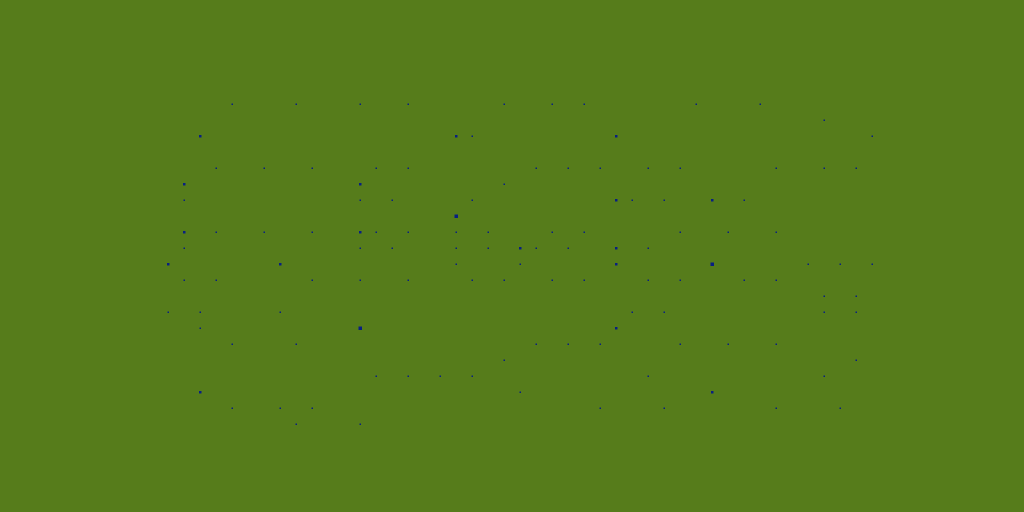
#> input picture map/cities.bmp, 2048 x 1024 px, found by its file name (shown at 1/2 size); the run also reads 1 picture not shown here
$ python fix_all_boot_errors.py
#> lines starting #> are read from the running program, lines starting #| are printed output that depends on the picture
# -*- coding: utf-8 -*-
"""Fix remaining boot errors: continents, seas grid, rivers, flags, weatherpositions, descriptor."""
from __future__ import annotations

import struct
from collections import defaultdict
from pathlib import Path

from PIL import Image, ImageDraw

ROOT = Path(__file__).resolve().parents[1]
VANILLA = Path(r"E:\SteamLibrary\steamapps\common\Hearts of Iron IV")
VANILLA_MAP = VANILLA / "map"
DOCS_MOD = Path.home() / "Documents" / "Paradox Interactive" / "Hearts of Iron IV" / "mod"

WIDTH, HEIGHT = 2048, 1024
LAND_X0, LAND_Y0 = 288, 160
LAND_X1, LAND_Y1 = 1760, 864
CELL = 32

OUR = [
    ("VCI", (180, 140, 60)),
    ("SOY", (120, 200, 140)),
    ("BTR", (40, 40, 40)),
    ("KRZ", (180, 30, 30)),
    ("KZS", (90, 70, 40)),
    ("MUS", (200, 120, 160)),
    ("TRF", (80, 160, 60)),
    ("ZLD", (40, 140, 80)),
    ("ISL", (20, 120, 80)),
    ("CLB", (70, 90, 120)),
    ("ADL", (160, 160, 180)),
    ("DMK", (120, 80, 40)),
    ("FDP", (100, 100, 140)),
    ("CRE", (90, 20, 20)),
    ("SVA", (100, 160, 200)),
    ("ART", (160, 100, 40)),
    ("KMS", (80, 140, 180)),
    ("ZNS", (140, 100, 60)),
    ("ZKR", (60, 100, 140)),
    ("ZML", (120, 160, 80)),
    ("NBL", (180, 80, 40)),
    ("ISG", (160, 40, 60)),
    ("HRL", (200, 160, 40)),
    ("SHF", (80, 100, 80)),
]
OUR_TAGS = {t for t, _ in OUR}

BOARD = {
    (1, 5): "SVA", (2, 5): "SVA", (3, 5): "CLB", (4, 5): "CLB", (5, 5): "ART", (6, 5): "ART",
    (0, 4): "KMS", (1, 4): "KMS", (2, 4): "ZLD", (3, 4): "VCI", (4, 4): "VCI", (5, 4): "NBL", (6, 4): "ZNS", (7, 4): "ZNS",
    (0, 3): "MUS", (1, 3): "MUS", (2, 3): "SOY", (3, 3): "VCI", (4, 3): "FDP", (5, 3): "DMK", (6, 3): "DMK", (7, 3): "KRZ",
    (0, 2): "ISL", (1, 2): "TRF", (2, 2): "TRF", (3, 2): "ZML", (4, 2): "ISG", (5, 2): "HRL", (6, 2): "KRZ", (7, 2): "KRZ",
    (0, 1): "ADL", (1, 1): "ADL", (2, 1): "SHF", (3, 1): "SHF", (4, 1): "SHF", (5, 1): "CRE", (6, 1): "CRE", (7, 1): "BTR",
    (0, 0): "ZKR", (1, 0): "ZKR", (2, 0): "SHF", (3, 0): "SHF", (4, 0): "KZS", (5, 0): "KZS", (6, 0): "BTR", (7, 0): "BTR",
}
SIZE_STATES = {"large": 10, "medium": 5, "small": 3}
SIZE_OF = {
    "VCI": "large", "SOY": "medium", "BTR": "medium", "KRZ": "large", "KZS": "small", "MUS": "medium",
    "TRF": "medium", "ZLD": "medium", "ISL": "medium", "CLB": "medium", "ADL": "small", "DMK": "medium",
    "FDP": "medium", "CRE": "medium", "SVA": "medium", "ART": "medium", "KMS": "medium", "ZNS": "medium",
    "ZKR": "medium", "ZML": "small", "NBL": "medium", "ISG": "small", "HRL": "medium", "SHF": "large",
}
CAPITAL = {t: i for i, (t, _) in enumerate(OUR, 1)}
NAME = {
    "VCI": "Velikaya Kazualnaya Imperiya", "SOY": "Soevaya Respublika", "BTR": "Chyornaya Tartariya",
    "KRZ": "Krasnaya Zemlya", "KZS": "Kazachi Shtaty", "MUS": "Korolevstvo Musi", "TRF": "Travinnaya Federatsiya",
    "ZLD": "Demokraticheskiy Zelenodolsk", "ISL": "Islamskaya Respublika", "CLB": "Chelyaba", "ADL": "Aydaliya",
    "DMK": "Dmitro-Knyazhestvo", "FDP": "Federatsiya Deputatov", "CRE": "Chyornaya Respublika",
    "SVA": "Severnaya Assambleya", "ART": "Ayratskaya Respublika", "KMS": "Kamilskoe Sodruzhestvo",
    "ZNS": "Zaynutdinovskiy Soyuz", "ZKR": "Respublika Zakariya", "ZML": "Zemlya Zamaliya",
    "NBL": "Novaya Bulatiya", "ISG": "Respublika Ismagil", "HRL": "Kharitonovskaya Liga",
    "SHF": "Sharafutdinovskaya Federatsiya",
}

WEATHER = """\tweather={
\t\tperiod={ between={ 0.0 30.0 } temperature={ -2.0 18.0 } no_phenomenon=0.550 rain_light=0.250 rain_heavy=0.100 snow=0.050 blizzard=0.000 arctic_water=0.000 mud=0.200 sandstorm=0.000 min_snow_level=0.000 }
\t\tperiod={ between={ 0.1 27.1 } temperature={ -4.0 16.0 } no_phenomenon=0.500 rain_light=0.250 rain_heavy=0.100 snow=0.100 blizzard=0.000 arctic_water=0.000 mud=0.250 sandstorm=0.000 min_snow_level=0.000 }
\t\tperiod={ between={ 0.2 30.2 } temperature={ 2.0 20.0 } no_phenomenon=0.550 rain_light=0.250 rain_heavy=0.100 snow=0.020 blizzard=0.000 arctic_water=0.000 mud=0.200 sandstorm=0.000 min_snow_level=0.000 }
\t\tperiod={ between={ 0.3 29.3 } temperature={ 6.0 24.0 } no_phenomenon=0.600 rain_light=0.220 rain_heavy=0.080 snow=0.000 blizzard=0.000 arctic_water=0.000 mud=0.150 sandstorm=0.000 min_snow_level=0.000 }
\t\tperiod={ between={ 0.4 30.4 } temperature={ 10.0 28.0 } no_phenomenon=0.650 rain_light=0.200 rain_heavy=0.080 snow=0.000 blizzard=0.000 arctic_water=0.000 mud=0.100 sandstorm=0.000 min_snow_level=0.000 }
\t\tperiod={ between={ 0.5 29.5 } temperature={ 14.0 30.0 } no_phenomenon=0.700 rain_light=0.180 rain_heavy=0.060 snow=0.000 blizzard=0.000 arctic_water=0.000 mud=0.080 sandstorm=0.000 min_snow_level=0.000 }
\t\tperiod={ between={ 0.6 30.6 } temperature={ 16.0 32.0 } no_phenomenon=0.700 rain_light=0.160 rain_heavy=0.060 snow=0.000 blizzard=0.000 arctic_water=0.000 mud=0.050 sandstorm=0.000 min_snow_level=0.000 }
\t\tperiod={ between={ 0.7 30.7 } temperature={ 14.0 30.0 } no_phenomenon=0.650 rain_light=0.180 rain_heavy=0.070 snow=0.000 blizzard=0.000 arctic_water=0.000 mud=0.080 sandstorm=0.000 min_snow_level=0.000 }
\t\tperiod={ between={ 0.8 29.8 } temperature={ 10.0 26.0 } no_phenomenon=0.600 rain_light=0.200 rain_heavy=0.080 snow=0.000 blizzard=0.000 arctic_water=0.000 mud=0.120 sandstorm=0.000 min_snow_level=0.000 }
\t\tperiod={ between={ 0.9 30.9 } temperature={ 6.0 22.0 } no_phenomenon=0.550 rain_light=0.220 rain_heavy=0.090 snow=0.010 blizzard=0.000 arctic_water=0.000 mud=0.150 sandstorm=0.000 min_snow_level=0.000 }
\t\tperiod={ between={ 0.10 29.10 } temperature={ 2.0 18.0 } no_phenomenon=0.520 rain_light=0.230 rain_heavy=0.100 snow=0.040 blizzard=0.000 arctic_water=0.000 mud=0.180 sandstorm=0.000 min_snow_level=0.000 }
\t\tperiod={ between={ 0.11 30.11 } temperature={ -1.0 16.0 } no_phenomenon=0.500 rain_light=0.240 rain_heavy=0.100 snow=0.080 blizzard=0.000 arctic_water=0.000 mud=0.200 sandstorm=0.000 min_snow_level=0.000 }
\t}
"""


def unique_color(pid: int) -> tuple[int, int, int]:
    v = pid + 1
    return v & 0xFF, (v >> 8) & 0xFF, (v >> 16) & 0xFF


def save_bmp_rgb(path: Path, img: Image.Image) -> None:
    img = img.convert("RGB").transpose(Image.FLIP_TOP_BOTTOM)
    w, h = img.size
    row_stride = (w * 3 + 3) & ~3
    raw = img.tobytes()
    out = bytearray()
    pad = b"\x00" * (row_stride - w * 3)
    for y in range(h):
        row = raw[y * w * 3 : (y + 1) * w * 3]
        bgr = bytearray(w * 3)
        for i in range(0, w * 3, 3):
            bgr[i], bgr[i + 1], bgr[i + 2] = row[i + 2], row[i + 1], row[i]
        out.extend(bgr)
        out.extend(pad)
    header = struct.pack("<2sIHHIIiiHHIIiiii", b"BM", 54 + len(out), 0, 0, 54, 40, w, h, 1, 24, 0, len(out), 2835, 2835, 0, 0)
    path.write_bytes(header + out)


def save_bmp_indexed_from_palette_bytes(path: Path, indices: Image.Image, pal_bgrx: bytes) -> None:
    w, h = indices.size
    data = list(indices.convert("L").getdata())
    row_stride = (w + 3) & ~3
    body = bytearray()
    pad = b"\x00" * (row_stride - w)
    for y in range(h - 1, -1, -1):
        body.extend(bytes(data[y * w : (y + 1) * w]))
        body.extend(pad)
    header = struct.pack(
        "<2sIHHIIiiHHIIiiii",
        b"BM",
        54 + 1024 + len(body),
        0,
        0,
        54 + 1024,
        40,
        w,
        h,
        1,
        8,
        0,
        len(body),
        2835,
        2835,
        256,
        256,
    )
    path.write_bytes(header + pal_bgrx + body)


# [17 lines left out: functions write_tga32, make_flag, not called in this run]


def nearest_tag(col: int, row: int) -> str:
    best, bd = "VCI", 999
    for (bc, br), tag in BOARD.items():
        d = abs(bc - col) + abs(br - row)
        if d < bd:
            best, bd = tag, d
    return best


def rebuild_map() -> None:
    map_dir = ROOT / "map"
    states_dir = ROOT / "history" / "states"
    sr_dir = map_dir / "strategicregions"
    for d in (map_dir, states_dir, sr_dir):
        d.mkdir(parents=True, exist_ok=True)
    for p in list(states_dir.glob("*.txt")) + list(sr_dir.glob("*.txt")):
        p.unlink()

    # Continents MUST include vanilla names (portraits/definition)
    (map_dir / "continent.txt").write_text(
        "continents = {\n\teurope\n\tnorth_america\n\tsouth_america\n\taustralia\n\tafrica\n\tasia\n\tmiddle_east\n\tkazualia\n}\n",
        encoding="utf-8",
    )

    grid_cols = (LAND_X1 - LAND_X0) // CELL
    grid_rows = (LAND_Y1 - LAND_Y0) // CELL
    land_x1 = LAND_X0 + grid_cols * CELL
    land_y1 = LAND_Y0 + grid_rows * CELL

    # Full-map cell grid for BOTH land and sea (small provinces → no TOO LARGE BOX)
    full_cols = WIDTH // CELL
    full_rows = HEIGHT // CELL
    # trim map paint area to multiples
    map_w = full_cols * CELL
    map_h = full_rows * CELL

    tag_states = {}
    next_extra = 25
    for tag, _ in OUR:
        n = SIZE_STATES[SIZE_OF[tag]]
        ids = [CAPITAL[tag]]
        while len(ids) < n:
            ids.append(next_extra)
            next_extra += 1
        tag_states[tag] = ids

    # Assign every land cell to tag
    land_cells = defaultdict(list)
    for gy in range(grid_rows):
        for gx in range(grid_cols):
            bcol = min(7, int(gx / grid_cols * 8))
            brow = 5 - min(5, int(gy / grid_rows * 6))
            tag = BOARD.get((bcol, brow)) or nearest_tag(bcol, brow)
            # store in full-grid coords
            fx = (LAND_X0 // CELL) + gx
            fy = (LAND_Y0 // CELL) + gy
            land_cells[tag].append((fx, fy))

    provinces = {}
    cell_pid = {}
    state_provinces = defaultdict(list)
    state_owner = {}
    state_names = {}
    capital_province = {}
    next_pid = 1

    for tag, _col in OUR:
        cells = sorted(land_cells[tag], key=lambda c: (c[0], c[1]))
        states = tag_states[tag]
        n_states = len(states)
        xs = sorted({c[0] for c in cells})
        chunks = [[] for _ in range(n_states)]
        if len(xs) >= n_states:
            strip = max(1, (len(xs) + n_states - 1) // n_states)
            xmap = {x: min(n_states - 1, i // strip) for i, x in enumerate(xs)}
            for cell in cells:
                chunks[xmap[cell[0]]].append(cell)
        else:
            n = len(cells)
            for i in range(n_states):
                chunks[i] = cells[i * n // n_states : (i + 1) * n // n_states]
        for i in range(n_states):
            if not chunks[i]:
                donor = max(range(n_states), key=lambda j: len(chunks[j]))
                if chunks[donor]:
                    chunks[i].append(chunks[donor].pop())

        for si, sid in enumerate(states):
            state_owner[sid] = tag
            is_cap = sid == CAPITAL[tag]
            state_names[sid] = f"{NAME[tag]} Capital" if is_cap else f"{NAME[tag]} Region {si}"
            created = []
            for fx, fy in sorted(chunks[si], key=lambda c: (c[1], c[0])):
                pid = next_pid
                next_pid += 1
                color = unique_color(pid)
                cx = fx * CELL + CELL / 2
                cy = fy * CELL + CELL / 2
                # coastal if touches sea cell
                coastal = False
                for dx, dy in ((1, 0), (-1, 0), (0, 1), (0, -1)):
                    nx, ny = fx + dx, fy + dy
                    lx0, ly0 = LAND_X0 // CELL, LAND_Y0 // CELL
                    lx1, ly1 = lx0 + grid_cols, ly0 + grid_rows
                    if not (lx0 <= nx < lx1 and ly0 <= ny < ly1):
                        coastal = True
                        break
                provinces[pid] = {"color": color, "cx": cx, "cy": cy, "type": "land", "coastal": coastal, "fx": fx, "fy": fy}
                cell_pid[(fx, fy)] = pid
                state_provinces[sid].append(pid)
                created.append(pid)
            if is_cap and created:
                capital_province[tag] = created[len(created) // 2]

    # Sea: every non-land full-grid cell is its own province
    sea_ids = []
    lx0, ly0 = LAND_X0 // CELL, LAND_Y0 // CELL
    lx1, ly1 = lx0 + grid_cols, ly0 + grid_rows
    for fy in range(full_rows):
        for fx in range(full_cols):
            if lx0 <= fx < lx1 and ly0 <= fy < ly1:
                continue
            pid = next_pid
            next_pid += 1
            color = unique_color(pid)
            provinces[pid] = {
                "color": color,
                "cx": fx * CELL + CELL / 2,
                "cy": fy * CELL + CELL / 2,
                "type": "sea",
                "coastal": False,
                "fx": fx,
                "fy": fy,
            }
            cell_pid[(fx, fy)] = pid
            sea_ids.append(pid)

    # Paint
    img = Image.new("RGB", (WIDTH, HEIGHT), (0, 0, 0))
#> img: PIL image 2048x1024 RGB; every value is 0
    px = img.load()
    for (fx, fy), pid in cell_pid.items():
        color = provinces[pid]["color"]
        x0, y0 = fx * CELL, fy * CELL
        for y in range(y0, y0 + CELL):
            for x in range(x0, x0 + CELL):
                if x < WIDTH and y < HEIGHT:
                    px[x, y] = color
    # fill any remainder edge strips (if WIDTH not multiple — should be exact)
    # verify no black
    black = sum(1 for y in range(HEIGHT) for x in range(WIDTH) if px[x, y] == (0, 0, 0))
#> black = 0
    if black:
        # paint leftover to nearest sea
        fill = provinces[sea_ids[0]]["color"]
        for y in range(HEIGHT):
            for x in range(WIDTH):
                if px[x, y] == (0, 0, 0):
                    px[x, y] = fill
        print("filled leftover black", black)

    save_bmp_rgb(map_dir / "provinces.bmp", img)
#> in save_bmp_rgb, `img = img.convert("RGB").transpose(Image.FLIP_TOP_BOTTOM)`:
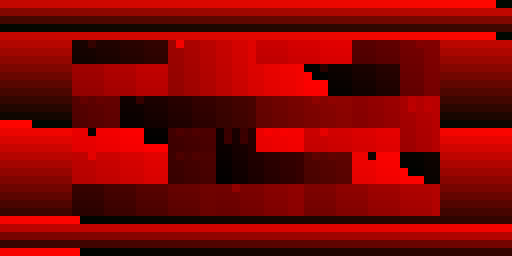
#> img: PIL image 2048x1024 RGB (shown at 1/4 size); mean R, G, B 127.5, 3.5, 0

    # definition — continent index 1 = europe (vanilla-compatible)
    lines = ["0;0;0;0;land;false;unknown;0"]
    for pid in sorted(provinces):
        p = provinces[pid]
        r, g, b = p["color"]
        if p["type"] == "sea":
            lines.append(f"{pid};{r};{g};{b};sea;false;ocean;0")
        else:
            coastal = "true" if p["coastal"] else "false"
            terr = "urban" if pid in capital_province.values() else "plains"
            lines.append(f"{pid};{r};{g};{b};land;{coastal};{terr};1")
    (map_dir / "definition.csv").write_text("\n".join(lines) + "\n", encoding="utf-8")

    # terrain/height/cities/rivers — raw BGRX palette from vanilla BMP
    riv_data = (VANILLA_MAP / "rivers.bmp").read_bytes()
    riv_pal = riv_data[54 : 54 + 1024]
    def pal_bgrx_from_image(name: str) -> bytes:
#> called with name = 'cities.bmp'
        lst = list(Image.open(VANILLA_MAP / name).getpalette() or [])
#> lst = 768 values, max 255 at index 15, min 0 at index 3, mean 135.8
        lst = (lst + [0] * 768)[:768]
        out = bytearray()
        for i in range(256):
            r, g, b = lst[i * 3], lst[i * 3 + 1], lst[i * 3 + 2]
            out.extend(bytes((b, g, r, 0)))
#> this loop made 256 passes
#> (r, g, b) on passes 1 to 3: (86, 124, 27), (0, 86, 6), (112, 74, 31)
        return bytes(out)

    cities_pal = pal_bgrx_from_image("cities.bmp")
    terr_pal_b = pal_bgrx_from_image("terrain.bmp")
#> call 2 of pal_bgrx_from_image, with name = 'terrain.bmp'
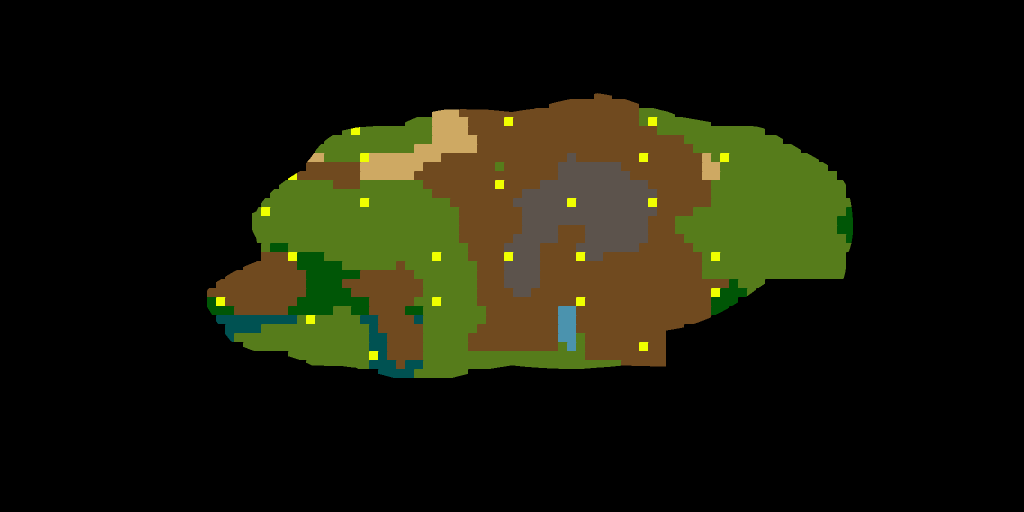
#> input picture map/terrain.bmp, 2048 x 1024 px, found by its file name (shown at 1/2 size)
#> in pal_bgrx_from_image (call 2), `lst = list(Image.open(VANILLA_MAP / name).getpalette() or [])`: lst = 768 values, max 255 at index 15, min 0 at index 3, mean 136.7
#> the loop in pal_bgrx_from_image (call 2), `for i in range(256):` made 256 passes
#> (the rest of the program and of its run is left out)
